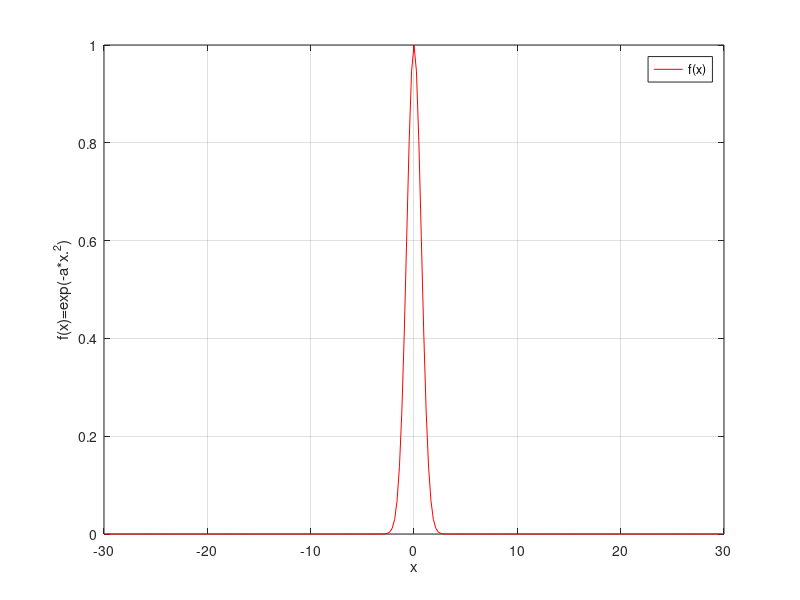
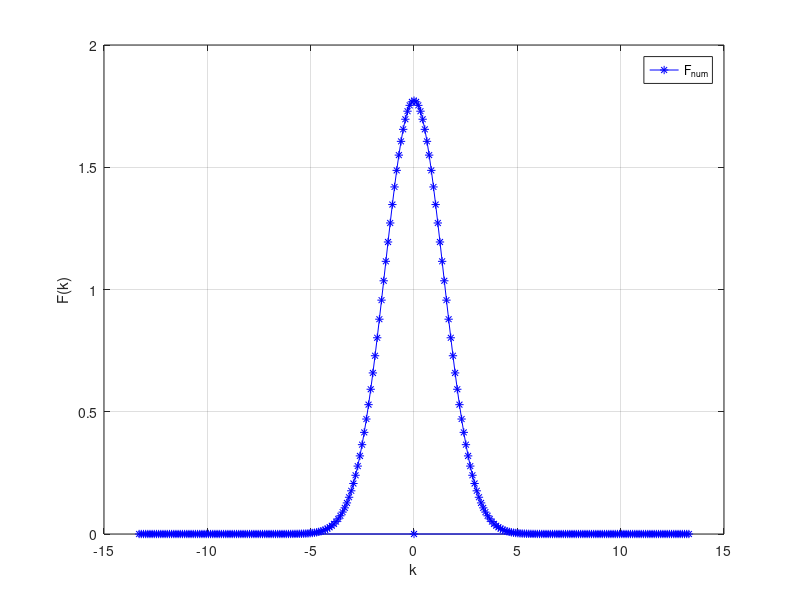
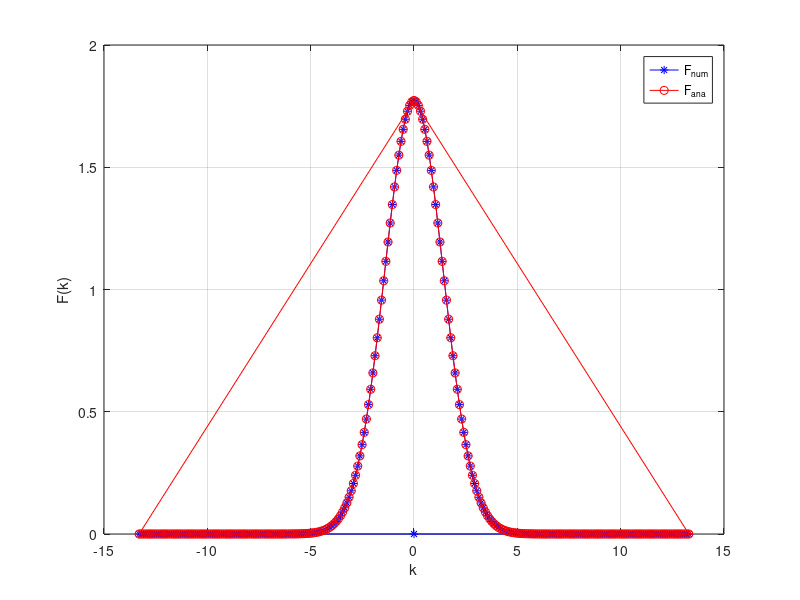
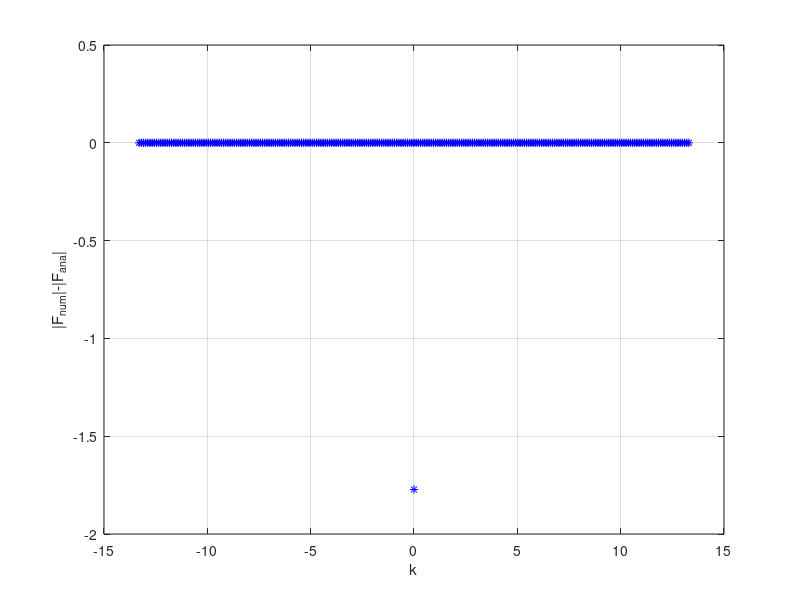

Source code (MATLAB) for these figures, in order: (Note: this script raises an error after producing the figures.)
% Simopoulos Giorgos AM:735


% Problem 1

clc; clear all; format long; % 1D-FFT Spectra calculation
N=256; L=60; x=(L/N)*(-N/2:N/2-1); dx=x(2)-x(1); % x-grid 
k=(2*pi/L)*[0:N/2-1 0 -N/2+1:-1]; dk=k(3)-k(2); % k-grid 

a=2; f=exp(-a*abs(x));   % function
fou_num=fft(f)*dx;     % FFt of the given function
fou_ana=2*a./(a.^2+k.^2);  % Analytical Result

figure(1); plot(x,f,'-r'); grid on; xlabel('x'); ylabel('f(x)=e^{-a|x|}'); legend('f(x)');
figure(2); plot(k,abs(fou_num),'-b*'); grid on; xlabel('k'); ylabel('F(k)'); legend('F_{num}');
figure(3); plot(k,abs(fou_num),'-b*',k,abs(fou_ana),'-ro'); grid on; xlabel('k'); ylabel('F(k)'); legend('F_{num}','F_{ana}')

figure(5); plot(k,abs(fou_num)-abs(fou_ana),'b*'); grid on; xlabel('k'); ylabel('|F_{num}|-|F_{ana}|');



% Problem 2

%1D
clc; clear all; format long; % 1D-FFT Spectra calculation
N=256; L=60; x=(L/N)*(-N/2:N/2-1); dx=x(2)-x(1); % x-grid 
k=(2*pi/L)*[0:N/2-1 0 -N/2+1:-1]; dk=k(3)-k(2); % k-grid 

a=1; f=exp(-a*x.^2);   % given gaussian function
fou_num=fft(f)*dx;     % FFt of the given gaussian function
fou_ana=sqrt(pi/a)*exp(-k.^2/(4*a));  % Analytical Result

figure(1); plot(x,f,'-r'); grid on; xlabel('x'); ylabel('f(x)=exp(-a*x.^2)'); legend('f(x)');
figure(2); plot(k,abs(fou_num),'-b*'); grid on; xlabel('k'); ylabel('F(k)'); legend('F_{num}');
figure(3); plot(k,abs(fou_num),'-b*',k,abs(fou_ana),'-ro'); grid on; xlabel('k'); ylabel('F(k)'); legend('F_{num}','F_{ana}')

figure(5); plot(k,abs(fou_num)-abs(fou_ana),'b*'); grid on; xlabel('k'); ylabel('|F_{num}|-|F_{ana}|');

%2D
clear all; format long; clc; % 2D-FFT Spectra calculation
Nx=256; Lx=50; x=(Lx/Nx)*(-Nx/2:Nx/2-1)'; dx=x(2)-x(1);
Ny=256; Ly=50; y=(Ly/Ny)*(-Ny/2:Ny/2-1)'; dy=y(2)-y(1);
kx=(2*pi/Lx)*[0:Nx/2-1 -Nx/2:-1]'; ky=(2*pi/Ly)*[0:Ny/2-1 -Ny/2:-1]'; 
[X,Y]=meshgrid(x,y); [KX,KY]=meshgrid(kx,ky);

% w=3; aa=0;  % 2D Gaussian 
% u=exp(-((X+0)/w).^2-((Y+0)/w).^2).*exp(1i*1*(Y+aa)+1i*0*(X-aa));

a=1; u=exp(-a.*(X.^2+Y.^2)); %2D given gaussian function
figure(6); surf(X,Y,abs(u)); shading interp; view([-90 90]); xlabel('x'); ylabel('y'); zlabel('f(x)=e^{-a(x^{2}+y^{2})}'); legend('f(x)');
axis tight; axis square;

fou_num=fft2(u)*dx*dy;  % 2D-FFT of the Gaussian function
fou_ana=pi/a*exp(-(KX.^2+KY.^2)/(4*a));  % Analytical Result
figure(7); surf(KX,KY,abs(fou_num)); xlabel('k_{x}'); ylabel('k_{y}'); zlabel('F(k_{x},k_{y})'); legend('F_{num}');%surf(fftshift(abs(fou_num)));
shading interp; view([-90 90]); 

axis tight; axis square;

figure(8); surf(KX,KY,abs(fou_ana)); xlabel('k_{x}'); ylabel('k_{y}'); zlabel('F(k_{x},k_{y})'); legend('F_{ana}'); %surf(fftshift(abs(fou_num)));

shading interp; view([-90 90]); 

axis tight; axis square;

figure(10); surf(KX,KY,abs(fou_num)-abs(fou_ana)); xlabel('k_{x}'); ylabel('k_{y}'); zlabel('F(k_{x},k_{y})'); legend('|F_{num}|-|F_{ana}|'); grid on;

% Problem 3

%1D
clc; clear all; format long; % 1D-FFT Spectra calculation
N=256; L=60; x=(L/N)*(-N/2:N/2-1); dx=x(2)-x(1); % x-grid 
k=(2*pi/L)*[0:N/2-1 0 -N/2+1:-1]; dk=k(3)-k(2); % k-grid 

a=1; f=rectangularPulse(-a,a,x);   % given function
fou_num=fft(f)*dx;     % FFt of the given function
fou_ana=2.*a.* sinc(k.*a./pi);  % Analytical Result

figure(1); plot(x,f,'-r'); grid on; xlabel('x'); ylabel('f(x)=rectangularPulse'); legend('f(x)'); xlim([-10 10])
figure(2); plot(k,abs(fou_num),'-b*'); grid on; xlabel('k'); ylabel('F(k)'); legend('F_{num}');
figure(3); plot(k,abs(fou_num),'-b*',k,abs(fou_ana),'-ro'); grid on; xlabel('k'); ylabel('F(k)'); legend('F_{num}','F_{ana}')

figure(5); plot(k,abs(fou_num)-abs(fou_ana),'b*'); grid on; xlabel('k'); ylabel('|F_{num}|-|F_{ana}|');


%2D
clear all; format long; clc; % 2D-FFT Spectra calculation
Nx=256; Lx=50; x=(Lx/Nx)*(-Nx/2:Nx/2-1)'; dx=x(2)-x(1);
Ny=256; Ly=50; y=(Ly/Ny)*(-Ny/2:Ny/2-1)'; dy=y(2)-y(1);
kx=(2*pi/Lx)*[0:Nx/2-1 -Nx/2:-1]'; ky=(2*pi/Ly)*[0:Ny/2-1 -Ny/2:-1]'; 
[X,Y]=meshgrid(x,y); [KX,KY]=meshgrid(kx,ky);


a=1; u=rectangularPulse(-a, a, X).*rectangularPulse(-a, a, Y);
figure(6); surf(X,Y,abs(u)); shading interp; view([-90 90]); 
axis tight; axis square;

fou_num=fft2(u)*dx*dy;  % 2D-FFT of the rectanglular function
fou_ana=4.*a.^2.* sinc(KX.*a./pi).* sinc(KY.*a./pi);  % Analytical Result
figure(7); surf(KX,KY,abs(fou_num)); xlabel('k_{x}'); ylabel('k_{y}'); zlabel('F(k_{x},k_{y})'); legend('F_{num}');%surf(fftshift(abs(fou_num)));
shading interp; view([-90 90]);
axis tight; axis square;

figure(8); surf(KX,KY,abs(fou_ana)); xlabel('k_{x}'); ylabel('k_{y}'); zlabel('F(k_{x},k_{y})'); legend('F_{ana}'); %surf(fftshift(abs(fou_num)));

shading interp; view([-90 90]); 

axis tight; axis square;

figure(10); surf(KX,KY,abs(fou_num)-abs(fou_ana)); xlabel('k_{x}'); ylabel('k_{y}'); zlabel('F(k_{x},k_{y})'); legend('|F_{num}|-|F_{ana}|'); grid on;

